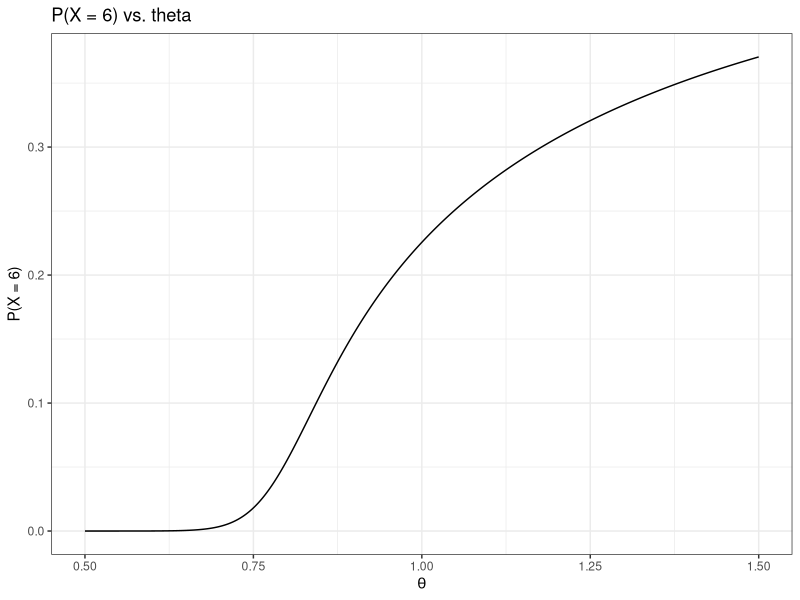
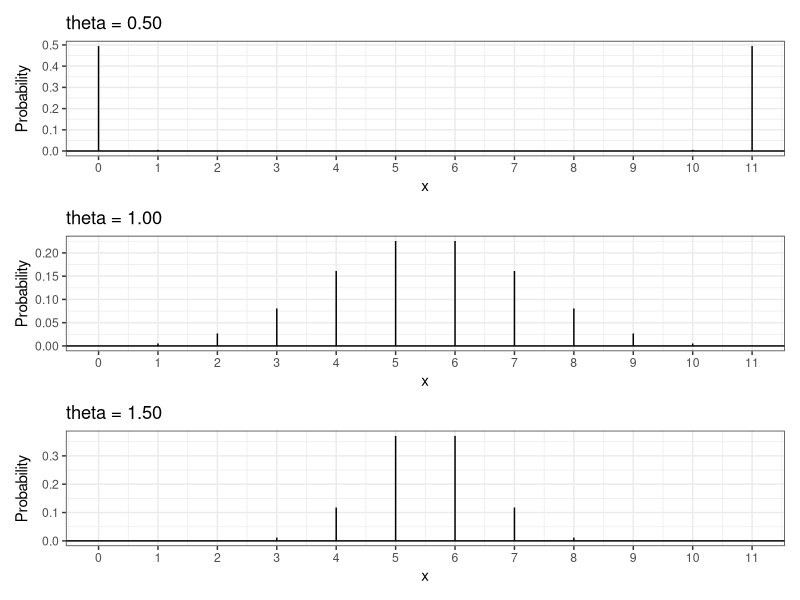

These figures' R source, in order:
## ---- chunk 1
#| echo: false

default_chunk_hook  <- knitr::knit_hooks$get("chunk")

latex_font_size <- c("Huge", "huge", "LARGE", "Large", 
                     "large", "normalsize", "small", 
                     "footnotesize", "scriptsize", "tiny")

knitr::knit_hooks$set(chunk = function(x, options) {
  x <- default_chunk_hook(x, options)
  if(options$size %in% latex_font_size) {
    paste0("\n \\", options$size, "\n\n", 
      x, 
      "\n\n \\normalsize"
    )
  } else {
    x
  }
})
## ---- chunk 2
#| label: load-packages
#| include: false
library(tidyverse)
library(patchwork)
## ---- chunk 3
daltbinom <- function(x, size, prob, theta){
  normalizing.constant <- 0
  for(j in 0:size){
    normalizing.constant <- normalizing.constant + 
      choose(size, j) * prob^j * (1-prob)^(size-j) * theta^(j*(size-j))
  }
  # Probability Mass at x=x
  (1/normalizing.constant) *
    choose(size, x) * prob^x * (1-prob)^(size-x) * theta^(x*(size-x)) *
      (x>=0)*(x<=size)
}
## ---- chunk 4
daltbbinom.single <- function(x, size, alpha, beta, theta){
    integrand <- function(p) {
    sapply(p, # integrate will pass in a vector, so we use sapply to apply the following
           function(p_val){
             # f(x|p) * f(p|alpha, beta)
             daltbinom(x, size, p_val, theta) * dbeta(p_val, alpha, beta)
           }
    )
  }
  # Probability Mass at x=x
  # integrate(integrand, lower = 0, upper = 1)$value * (x>=0)*(x<=size)
  # I shrink the bounds below to avoid log(0)=-infinty
  # I use try() to catch when there is an error and avoid crashing
  res <- try(integrate(integrand, lower = 1e-7, upper = 1 - 1e-7)$value * 
                  (x>=0)*(x<=size), 
             silent = TRUE)
  # If there is an error, return a near-zero probability
  if(inherits(res, "try-error")) return(0.1^6)
  
  res
}
# Write a function that works on a vector
daltbbinom <- function(x, size, alpha, beta, theta){
  sapply(X=x, FUN=daltbbinom.single, size=size, alpha=alpha, beta=beta, theta=theta)
}
## ---- chunk 5
#sequence of thetas
theta_seq <- seq(0.5, 1.5, length.out = 1000)

# probability of 6 wins
prob6 = daltbinom(6, 11, 0.5, theta_seq)

ggdat = tibble(theta = theta_seq, prob = prob6)
## ---- chunk 6
#| label: theta.5_1.5
#| fig-cap: "Altham's Binomial"
#| fig-width: 5
#| fig-height: 3
#| scale: "80%"
#| fig-align: "center"
#| size: scriptsize

ggplot(ggdat, aes(x = theta, y = prob)) +
  geom_line() +
  xlab(expression(theta)) +
  ylab("P(X = 6)") +
  ggtitle("P(X = 6) vs. theta") +
  theme_bw()
## ---- chunk 7
# prob for thetas
theta0.5 = daltbinom(6, 11, 0.5, 0.5)
theta1 = daltbinom(6, 11, 0.5, 1)
theta1.5 = daltbinom(6, 11, 0.5, 1.5)

ggdat = tibble(x = 0:11) |>
  mutate(theta0.5 = daltbinom(x, 11, 0.5, 0.50),
         theta1 = daltbinom(x, 11, 0.5, 1.00),
         theta1.5 = daltbinom(x, 11, 0.5, 1.50))
## ---- chunk 8
#| label: PMFs
#| fig-cap: "Altham's Binomial PMFs"
#| fig-width: 6
#| fig-height: 6
#| scale: "80%"
#| fig-align: "center"
#| size: scriptsize


plot1 = ggplot() +
  geom_linerange(data = ggdat, aes(x = x, ymin = 0, ymax = theta0.5)) +
  geom_hline(yintercept = 0) +
  scale_x_continuous("x", breaks = 0:11) +
  ylab("Probability") +
  ggtitle("theta = 0.50") +
  theme_bw()

plot2 = ggplot() +
  geom_linerange(data = ggdat, aes(x = x, ymin = 0, ymax = theta1)) +
  geom_hline(yintercept = 0) +
  scale_x_continuous("x", breaks = 0:11) +
  ylab("Probability") +
  ggtitle("theta = 1.00") +
  theme_bw()

plot3 = ggplot() +
  geom_linerange(data = ggdat, aes(x = x, ymin = 0, ymax = theta1.5)) +
  geom_hline(yintercept = 0) +
  scale_x_continuous("x", breaks = 0:11) +
  ylab("Probability") +
  ggtitle("theta = 1.50") +
  theme_bw()

plot1 / plot2 / plot3
## ---- chunk 9
ealtbinom = function(k, size, prob,theta){
  x = 0:size
  sum(x^k * daltbinom(x, size, prob, theta))
}
# check to see if it equals mean of theta .5
ealtbinom(1,11,.5,.5)
